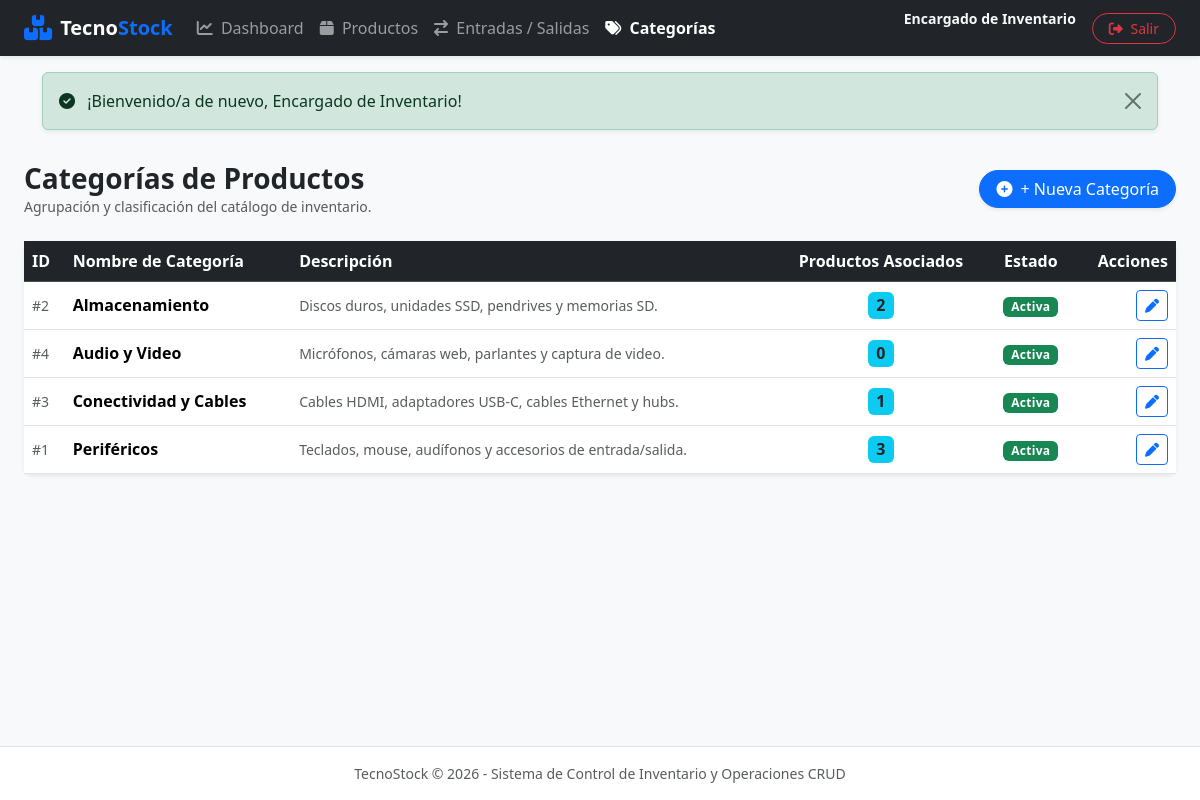
The page /categorias.php (signed in) on the database its author committed.
### tables this page shows
CREATE TABLE `categorias` (
  `id_categoria` INT AUTO_INCREMENT PRIMARY KEY,
  `nombre` VARCHAR(100) NOT NULL UNIQUE,
  `descripcion` TEXT NULL,
  `estado` TINYINT(1) NOT NULL DEFAULT 1 COMMENT '1: Activa, 0: Inactiva',
  `creado_en` TIMESTAMP DEFAULT CURRENT_TIMESTAMP
);

### categorias.php (the view, shortened to what this page needs)
<?php
require_once __DIR__ . '/config/db.php';
require_once __DIR__ . '/includes/header.php';
try {
    $stmt = $pdo->query("
        SELECT c.*,
               (SELECT COUNT(*) FROM productos p WHERE p.id_categoria = c.id_categoria) AS total_productos
        FROM categorias c
        ORDER BY c.nombre ASC
    ");
    $categorias = $stmt->fetchAll();
} catch (PDOException $e) {
    echo "<div class='alert alert-danger'>Error al cargar categorías: " . htmlspecialchars($e->getMessage()) . "</div>";
}
?>
<div class="d-flex flex-wrap justify-content-between align-items-center mb-4 gap-2">
    <div>
        <h2 class="h3 fw-bold text-dark mb-0">Categorías de Productos</h2>
        <p class="text-muted small mb-0">Agrupación y clasificación del catálogo de inventario.</p>
    </div>
    <button type="button" class="btn btn-primary rounded-pill px-3 shadow-sm" data-bs-toggle="modal" data-bs-target="#modalCategoria" onclick="prepararCrearCategoria()">
        <i class="fa-solid fa-plus-circle me-1"></i> + Nueva Categoría
    </button>
</div>
<div class="card border-0 shadow-sm rounded-3">
    <div class="card-body p-0">
        <div class="table-responsive">
            <table class="table table-hover align-middle mb-0">
                <thead class="table-dark">
                    <tr>
                        <th>ID</th>
                        <th>Nombre de Categoría</th>
                        <th>Descripción</th>
                        <th class="text-center">Productos Asociados</th>
                        <th class="text-center">Estado</th>
                        <th class="text-end">Acciones</th>
                    </tr>
                </thead>
                <tbody>
                    <?php if (empty($categorias)): ?>
                        <tr>
                            <td colspan="6" class="text-center py-5 text-muted">
                                No se encontraron categorías registradas.
                            </td>
                        </tr>
                    <?php else: ?>
                        <?php foreach ($categorias as $cat): ?>
                            <tr class="<?php echo ($cat['estado'] == 0) ? 'table-secondary text-muted' : ''; ?>">
                                <td><span class="text-muted small">#<?php echo $cat['id_categoria']; ?></span></td>
                                <td class="fw-bold"><?php echo htmlspecialchars($cat['nombre']); ?></td>
                                <td class="small text-muted"><?php echo !empty($cat['descripcion']) ? htmlspecialchars($cat['descripcion']) : '<em>Sin descripción</em>'; ?></td>
                                <td class="text-center">
                                    <span class="badge bg-info text-dark fs-6 px-2"><?php echo $cat['total_productos']; ?></span>
                                </td>
                                <td class="text-center">
                                    <?php if ($cat['estado'] == 1): ?>
                                        <span class="badge bg-success">Activa</span>
                                    <?php else: ?>
                                        <span class="badge bg-danger">Inactiva</span>
                                    <?php endif; ?>
                                </td>
                                <td class="text-end">
                                    <button type="button" class="btn btn-outline-primary btn-sm"
                                            title="Editar Categoría"
                                            onclick='prepararEditarCategoria(<?php echo json_encode($cat); ?>)'>
                                        <i class="fa-solid fa-pen"></i>
                                    </button>
                                </td>
                            </tr>
                        <?php endforeach; ?>
                    <?php endif; ?>
                </tbody>
            </table>
        </div>
    </div>
</div>
<?php require_once __DIR__ . '/includes/footer.php'; ?>

### assets/css/style.css (style rules this page uses)
body { font-family: 'Segoe UI', system-ui, -apple-system, sans-serif; min-height: 100vh; display: flex; flex-direction: column; background-color: #f8f9fa; }
.table-hover tbody tr { transition: background-color 0.2s ease-in-out; }
.card { transition: transform 0.2s ease, shadow 0.2s ease; }
.badge { font-weight: 600; letter-spacing: 0.3px; }

### rows shown on the page
categorias: id_categoria "2", nombre "Almacenamiento", descripcion "Discos duros, unidades SSD, pendrives y memorias SD.", total_productos "2", estado "Activa"
categorias: id_categoria "4", nombre "Audio y Video", descripcion "Micrófonos, cámaras web, parlantes y captura de video.", total_productos "0", estado "Activa"
categorias: id_categoria "3", nombre "Conectividad y Cables", descripcion "Cables HDMI, adaptadores USB-C, cables Ethernet y hubs.", total_productos "1", estado "Activa"
categorias: id_categoria "1", nombre "Periféricos", descripcion "Teclados, mouse, audífonos y accesorios de entrada/salida.", total_productos "3", estado "Activa"

### other values the page prints
$usuario['nombre'] "Encargado de Inventario"
$_SESSION['mensaje'] "¡Bienvenido/a de nuevo, Encargado de Inventario!"
